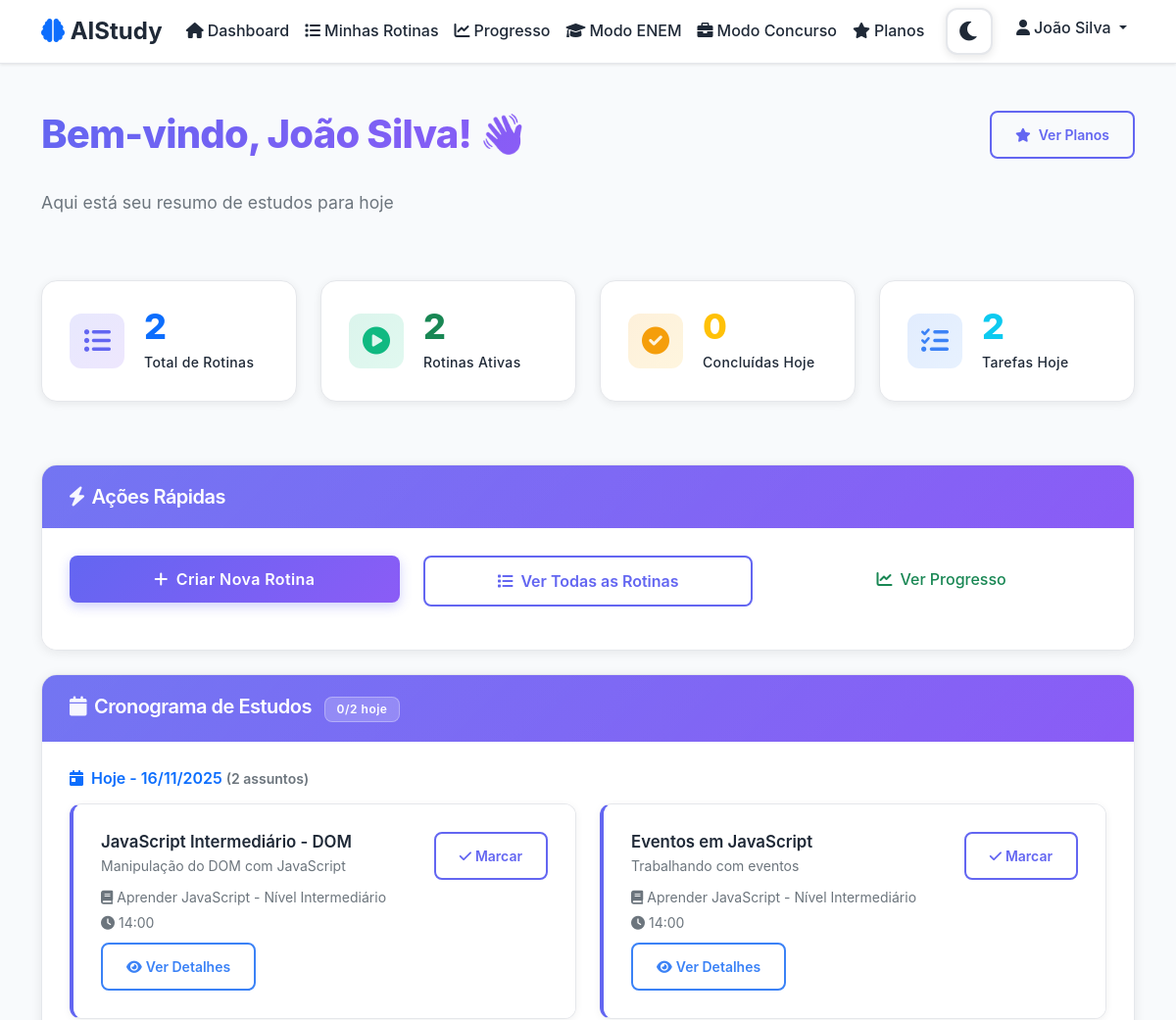
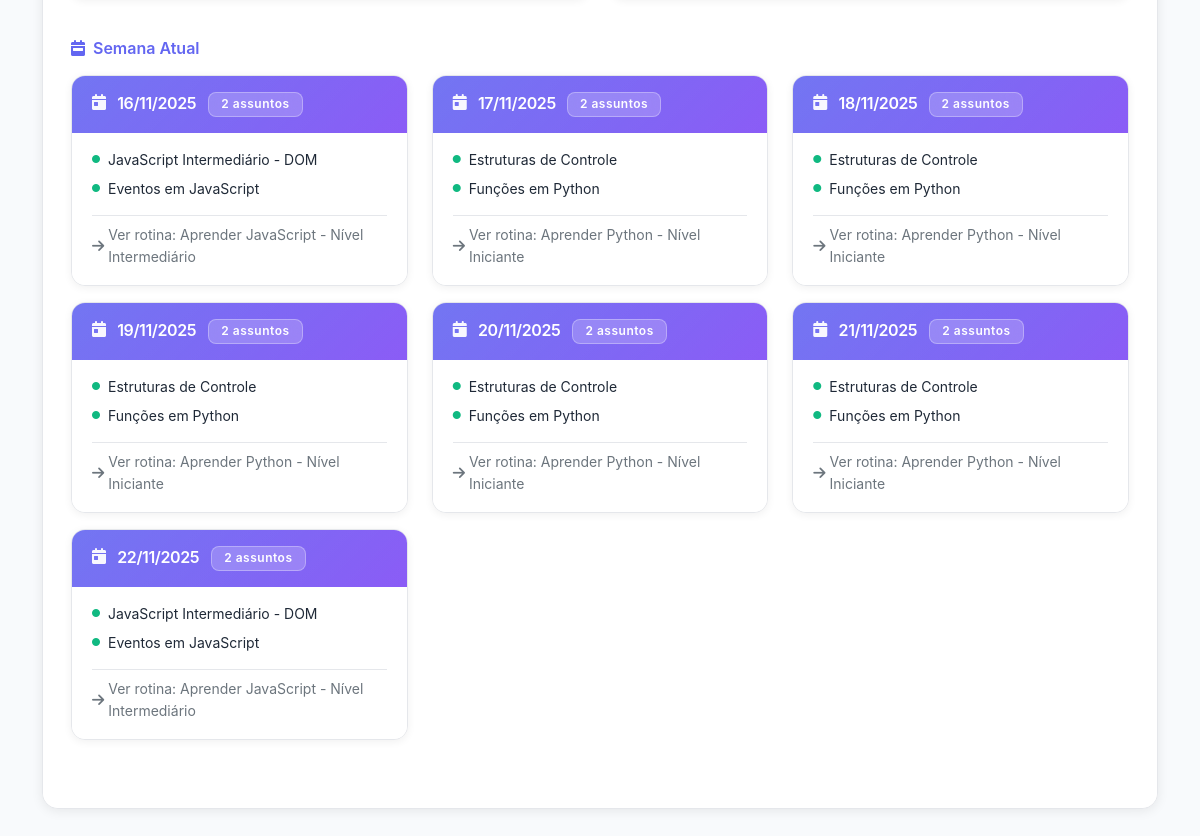
/dashboard.php (signed in), run on the app's committed database (2 pictures, top to bottom).
### tables this page shows
CREATE TABLE tasks (
    id INT AUTO_INCREMENT PRIMARY KEY,
    routine_id INT NOT NULL,
    titulo VARCHAR(200) NOT NULL,
    descricao TEXT,
    dia_estudo INT NOT NULL COMMENT 'dia do cronograma (1, 2, 3...)',
    ordem INT NOT NULL COMMENT 'ordem dentro do dia',
    status ENUM('pendente', 'concluida') DEFAULT 'pendente',
    material_estudo JSON COMMENT 'links, textos, etc.',
    resumo_markdown LONGTEXT DEFAULT NULL COMMENT 'resumo auxiliar gerado em markdown',
    tempo_estimado INT DEFAULT NULL COMMENT 'tempo estimado em minutos',
    dificuldade ENUM('facil', 'medio', 'dificil') DEFAULT 'medio',
    created_at TIMESTAMP DEFAULT CURRENT_TIMESTAMP,
    updated_at TIMESTAMP DEFAULT CURRENT_TIMESTAMP ON UPDATE CURRENT_TIMESTAMP,
    FOREIGN KEY (routine_id) REFERENCES routines(id) ON DELETE CASCADE
);

CREATE TABLE routines (
    id INT AUTO_INCREMENT PRIMARY KEY,
    user_id INT NOT NULL,
    titulo VARCHAR(200) NOT NULL,
    tema VARCHAR(100) NOT NULL,
    tipo ENUM('geral', 'enem', 'concurso') NOT NULL DEFAULT 'geral',
    contexto_json TEXT NULL COMMENT 'Dados específicos do tipo (banca, cargo, ano ENEM, etc.)',
    nivel ENUM('iniciante', 'intermediario', 'avancado') NOT NULL,
    tempo_diario INT NOT NULL COMMENT 'em minutos',
    dias_disponiveis JSON NOT NULL COMMENT 'array de dias da semana',
    horario_disponivel TIME NOT NULL,
    progresso DECIMAL(5,2) DEFAULT 0.00,
    status ENUM('ativa', 'pausada', 'concluida') DEFAULT 'ativa',
    data_inicio DATE DEFAULT NULL,
    data_fim DATE DEFAULT NULL,
    created_at TIMESTAMP DEFAULT CURRENT_TIMESTAMP,
    updated_at TIMESTAMP DEFAULT CURRENT_TIMESTAMP ON UPDATE CURRENT_TIMESTAMP,
    FOREIGN KEY (user_id) REFERENCES users(id) ON DELETE CASCADE
);

### dashboard.php (the view, shortened to what the rows shown need)
<?php
require_once 'includes/session.php';
require_once 'classes/Calendar.php';
$database = new Database();
$db = $database->getConnection();
$calendar = new Calendar($db);
$user = getCurrentUser();
$today = date('Y-m-d');
$studySchedule = $calendar->getStudySchedule($user['id']);
$todayTasksGrouped = $calendar->getTasksForSpecificDate($user['id'], $today);
$nextStudyDates = [];
$dayOfWeek = date('w', strtotime($today));
$startOfWeek = date('Y-m-d', strtotime($today . ' -' . $dayOfWeek . ' days'));
$endOfWeek = date('Y-m-d', strtotime($startOfWeek . ' +6 days'));
foreach ($studySchedule as $date => $schedules) {
    if ($date >= $today && $date <= $endOfWeek) {
        $nextStudyDates[] = $date;
    }
}
sort($nextStudyDates);
?>
<!DOCTYPE html>
<html lang="pt-BR">
<head>
    <link href="https://cdn.jsdelivr.net/npm/bootstrap@5.1.3/dist/css/bootstrap.min.css" rel="stylesheet">
    <link href="https://cdnjs.cloudflare.com/ajax/libs/font-awesome/6.0.0/css/all.min.css" rel="stylesheet">
    <link href="assets/css/style.css" rel="stylesheet">
</head>
<body>
    <div class="container mt-5 mb-5">
        <div class="row mb-5">
            <div class="col-12">
                <div class="d-flex justify-content-between align-items-start mb-3">
                    <div>
                        <h1 class="text-gradient mb-3" style="font-size: 2.5rem; font-weight: 800; letter-spacing: -0.02em;">
                            Bem-vindo, <?php echo htmlspecialchars($user['nome']); ?>! 👋
                        </h1>
                    </div>
                </div>
            </div>
        </div>
        <div class="row">
            <div class="col-12">
                <div class="card">
                    <div class="card-body">
                        <?php if (empty($studySchedule)): ?>
                            <div class="text-center py-4">
                                <i class="fas fa-calendar-times text-muted fa-3x mb-3"></i>
                                <h5>Nenhum cronograma encontrado</h5>
                                <p class="text-muted">Crie uma rotina para ver seu cronograma de estudos.</p>
                                <a href="criar-rotina.php" class="btn btn-primary">
                                    <i class="fas fa-plus me-2"></i>Criar Rotina
                                </a>
                            </div>
                        <?php else: ?>
                            <?php if (!empty($todayTasksGrouped)): ?>
                                <div class="mb-4">
                                    <div class="row">
                                        <?php foreach ($todayTasksGrouped as $task): ?>
                                            <div class="col-md-6 mb-3">
                                                <div class="task-card card <?php echo $task['status'] === 'concluida' ? 'completed' : ''; ?>">
                                                    <div class="card-body">
                                                        <div class="d-flex justify-content-between align-items-start">
                                                            <div class="flex-grow-1">
                                                                <h6 class="task-title mb-1"><?php echo htmlspecialchars($task['titulo']); ?></h6>
                                                                <p class="text-muted small mb-2"><?php echo htmlspecialchars($task['descricao']); ?></p>
                                                                <small class="text-muted">
                                                                    <i class="fas fa-book me-1"></i><?php echo htmlspecialchars($task['rotina_titulo']); ?>
                                                                    <br>
                                                                    <i class="fas fa-clock me-1"></i><?php echo date('H:i', strtotime($task['horario_disponivel'])); ?>
                                                                </small>
                                                            </div>
                                                            <div class="flex-shrink-0">
                                                                <?php if ($task['status'] === 'concluida'): ?>
                                                                    <span class="badge bg-success">
                                                                        <i class="fas fa-check me-1"></i>Concluída
                                                                    </span>
                                                                <?php else: ?>
                                                                    <button class="btn btn-sm btn-outline-primary" onclick="toggleTask(<?php echo $task['id']; ?>)">
                                                                        <i class="fas fa-check me-1"></i>Marcar
                                                                    </button>
                                                                <?php endif; ?>
                                                            </div>
                                                        </div>
                                                        <div class="mt-2">
                                                            <a href="rotina-detalhada.php?id=<?php echo $task['routine_id']; ?>" class="btn btn-sm btn-outline-info">
                                                                <i class="fas fa-eye me-1"></i>Ver Detalhes
                                                            </a>
                                                        </div>
                                                    </div>
                                                </div>
                                            </div>
                                        <?php endforeach; ?>
                                    </div>
                                </div>
                            <?php endif; ?>
        <?php if (!empty($nextStudyDates)): ?>
            <div class="mb-4">
                <div class="row">
                    <?php foreach ($nextStudyDates as $date): ?>
                        <?php $tasksGrouped = $calendar->getTasksForSpecificDate($user['id'], $date); ?>
                        <?php if (!empty($tasksGrouped)): ?>
                            <?php
                            $rotinasUnicas = [];
                            foreach ($tasksGrouped as $task) {
                                if (!isset($rotinasUnicas[$task['routine_id']])) {
                                    $rotinasUnicas[$task['routine_id']] = [
                                        'id' => $task['routine_id'],
                                        'titulo' => $task['rotina_titulo'],
                                        'tasks' => []
                                    ];
                                }
                                $rotinasUnicas[$task['routine_id']]['tasks'][] = $task;
                            }
                            $rotinasArray = array_values($rotinasUnicas);
                            $primaryRoutine = $rotinasArray[0] ?? null;
                            $routineId = $primaryRoutine['id'] ?? null;
                            ?>
                            <div class="col-md-6 col-lg-4 mb-3">
                                <a href="rotina-detalhada.php?id=<?php echo $routineId; ?>" class="text-decoration-none study-day-card-link">
                                    <div class="card study-day-card">
                                        <div class="card-header study-day-header">
                                            <h6 class="mb-0">
                                                <i class="fas fa-calendar-day me-2"></i>
                                                <?php echo date('d/m/Y', strtotime($date)); ?>
                                                <span class="badge study-day-badge ms-2"><?php echo count($tasksGrouped); ?> assunto<?php echo count($tasksGrouped) > 1 ? 's' : ''; ?></span>
                                            </h6>
                                        </div>
                                        <div class="card-body">
                                            <?php foreach (array_slice($tasksGrouped, 0, 2) as $task): ?>
                                                <div class="d-flex align-items-center mb-2">
                                                    <i class="fas fa-circle study-day-bullet me-2"></i>
                                                    <small class="study-day-text"><?php echo htmlspecialchars($task['titulo']); ?></small>
                                                </div>
                                            <?php endforeach; ?>
                                            <div class="mt-3 pt-2 border-top" style="border-color: var(--border-default) !important;">
                                                <small class="text-muted d-flex align-items-center">
                                                    <i class="fas fa-arrow-right me-1"></i>
                                                    <span>Ver rotina: <?php echo htmlspecialchars($primaryRoutine['titulo'] ?? 'Rotina'); ?></span>
                                                </small>
                                            </div>
                                        </div>
                                    </div>
                                </a>
                            </div>
                        <?php endif; ?>
                    <?php endforeach; ?>
                </div>
            </div>
        <?php endif; ?>
                        <?php endif; ?>
                    </div>
                </div>
            </div>
        </div>
    </div>
</body>
</html>

### data on the page
tasks: titulo "JavaScript Intermediário - DOM", descricao "Manipulação do DOM com JavaScript", routine.titulo "Aprender JavaScript - Nível Intermediário", routine.horario_disponivel "14:00"
tasks: titulo "Eventos em JavaScript", descricao "Trabalhando com eventos", routine.titulo "Aprender JavaScript - Nível Intermediário", routine.horario_disponivel "14:00"
tasks: titulo "Estruturas de Controle"
tasks: titulo "Funções em Python"

### other printed values
$userName "João Silva"
$user['nome'] "João Silva"
$totalRoutines "2"
$activeRoutines "2"
$completedToday "0"
$totalToday "2"
count($todayTasksGrouped) "2"
date('d/m/Y', strtotime($date)) "16/11/2025"
count($tasksGrouped) "2"
$primaryRoutine['titulo'] "Aprender JavaScript - Nível Intermediário"
date('d/m/Y', strtotime($date)) "17/11/2025"
$primaryRoutine['titulo'] "Aprender Python - Nível Iniciante"
date('d/m/Y', strtotime($date)) "18/11/2025"
date('d/m/Y', strtotime($date)) "19/11/2025"
date('d/m/Y', strtotime($date)) "20/11/2025"
